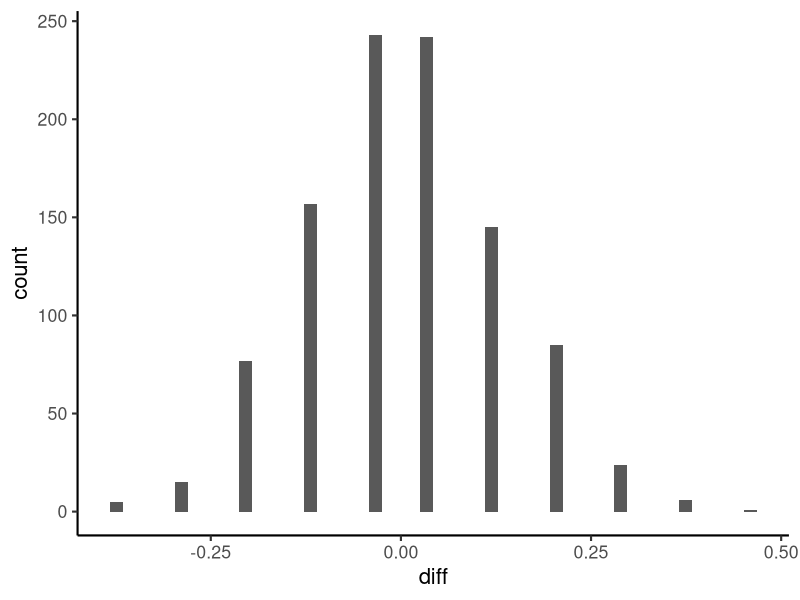
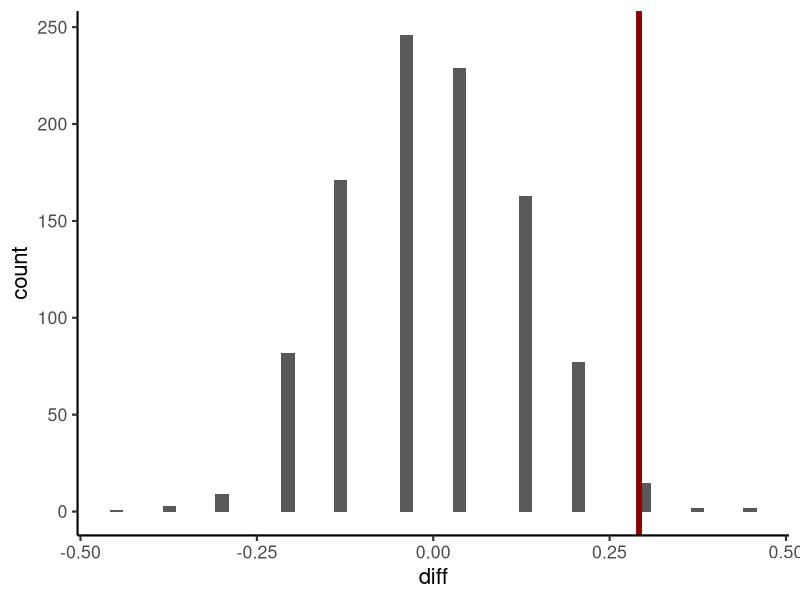

Write the R code that produced these figures, in order.
## ---- chunk 1
library(tidyverse)

theme_set(theme_classic(base_size = 16))
## ---- chunk 2
# 48 total employees, 24 Male and 24 Female
employees <- c(rep("Male", 24), rep("Female", 24))
employees
## ---- chunk 3
promoted_sample <- employees %>% 
  sample(35) 

promoted_sample
## ---- chunk 4
promoted <- employees %>%
  sample(35) %>%
  enframe(value = "gender") %>% # make into a tibble so we can use tidy funs
  group_by(gender) %>%
  summarise(promoted = n())

promoted
## ---- chunk 5
promoted %>%
  mutate(not_promoted = 24 - promoted,
         total = 24)
## ---- chunk 6
#Write a function to simulate 1 draw 
promoted_diff <- function() {
  
  # 48 total employees, 24 Male and 24 Female
  employees <- c(rep("Male", 24), rep("Female", 24))
  
  # Let's randomly promote 35 employees (independent of gender)
  promoted <- sample(employees, 35) 
  
  # Compute the difference in promoted men and women
  promoted_male <- sum(promoted == "Male")/24
  promoted_female <- sum(promoted == "Female")/24
  
  return(promoted_male - promoted_female)
}

# One function call
promoted_diff()
## ---- chunk 7
thousand_diffs <- tibble(diff = replicate(1000, promoted_diff()))

ggplot(thousand_diffs, aes(x = diff)) + 
  geom_histogram(bins = 50)
## ---- chunk 8
#find difference in the actual data
actual_diff <- (21/24) - (14/24)

thousand_diffs <- tibble(diff = replicate(1000, promoted_diff()))

#add a vertical line to the random samples to show the empirical data
ggplot(thousand_diffs, aes(x = diff)) + 
  geom_histogram(bins = 50) + 
  geom_vline(xintercept = actual_diff, color = "darkred", size = 2) 
## ---- chunk 9
# Compute the proportion of samples that the actual difference was greater than
mean(actual_diff >= thousand_diffs)
